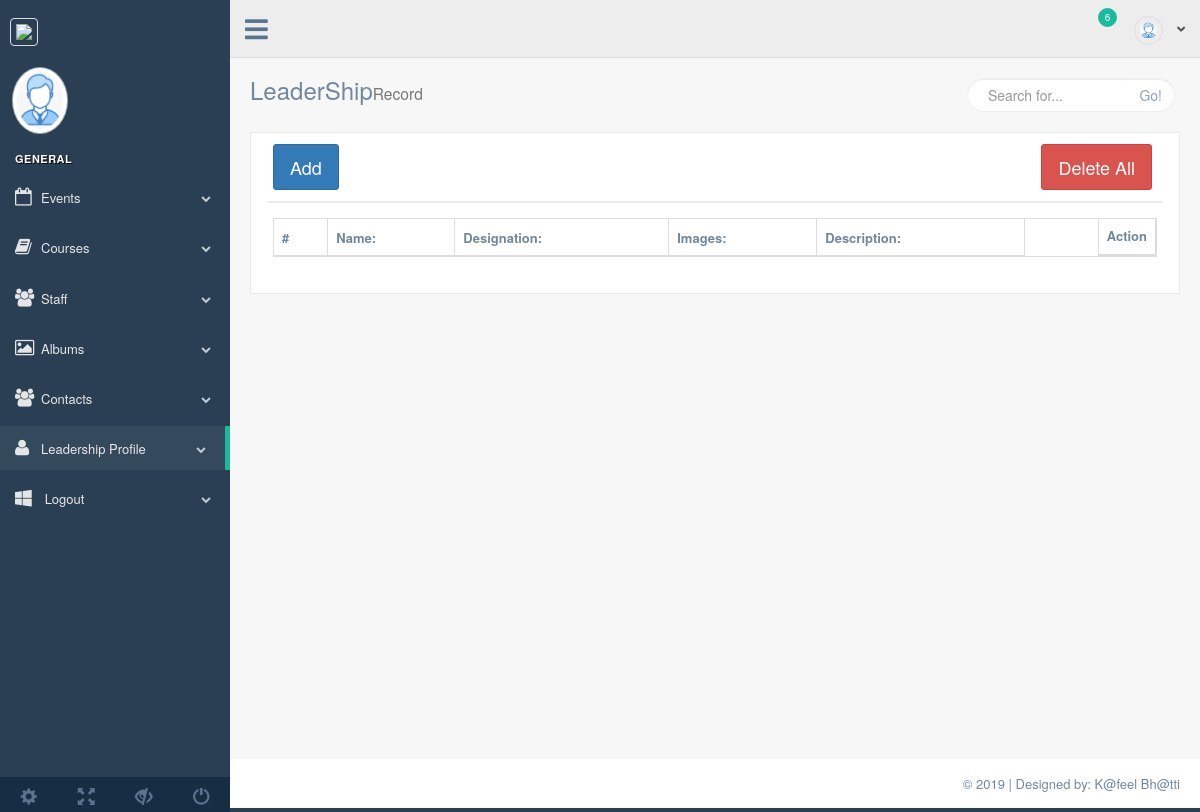
Page /admin/leadership.php on the earlier database version.
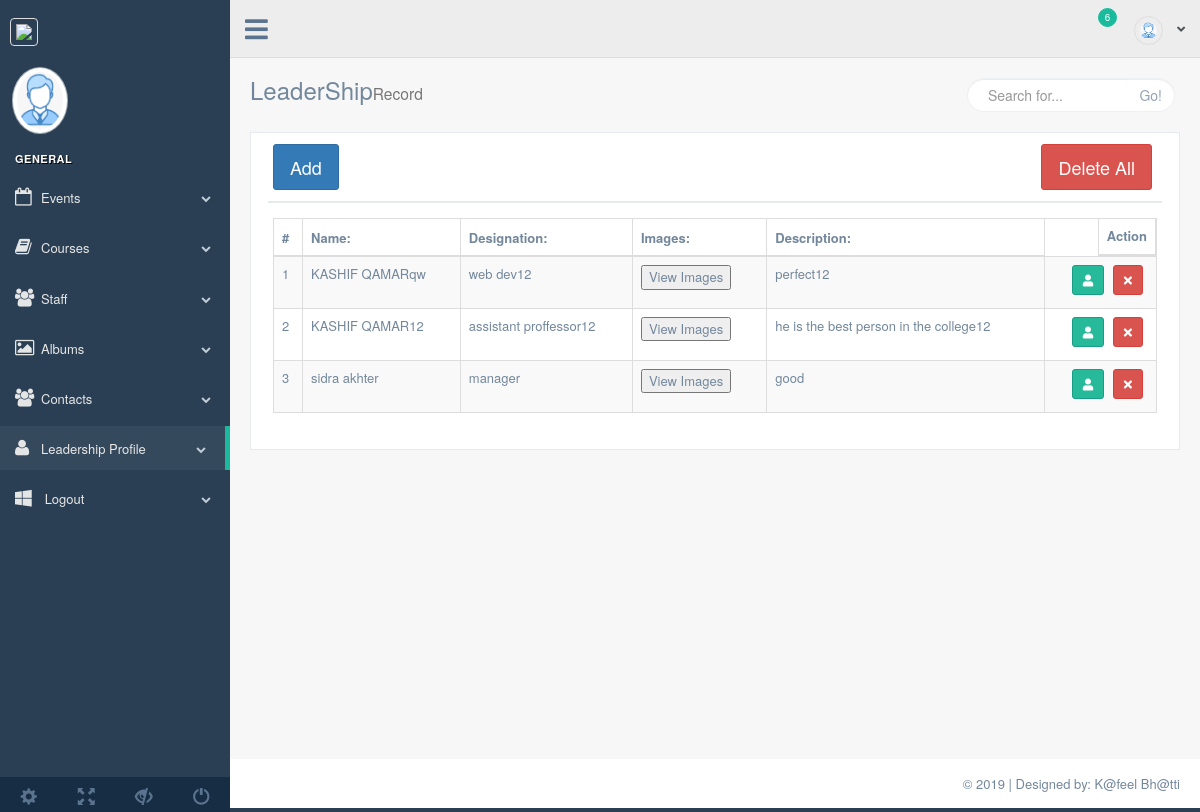
Same page on the later database version.
### tables this page shows
CREATE TABLE `leadership_profiles` (
  `lp_id` int(11) NOT NULL,
  `name` varchar(255) NOT NULL,
  `designation` varchar(255) NOT NULL,
  `profile_image` varchar(255) NOT NULL,
  `description` text NOT NULL
);

### admin/leadership.php (the view, shortened to what this page needs)
<?php
require_once('process/conn.php');
$query = "select * from leadership_profiles";
$excute = mysqli_query($conn, $query);
?>
<!DOCTYPE html>
<html lang="en">
<head>
    <link href="vendors/bootstrap/dist/css/bootstrap.min.css" rel="stylesheet">
    <link href="vendors/font-awesome/css/font-awesome.min.css" rel="stylesheet">
    <link href="vendors/nprogress/nprogress.css" rel="stylesheet">
    <link href="vendors/iCheck/skins/flat/green.css" rel="stylesheet">
    <link href="vendors/datatables.net-bs/css/dataTables.bootstrap.min.css" rel="stylesheet">
    <link href="vendors/datatables.net-buttons-bs/css/buttons.bootstrap.min.css" rel="stylesheet">
    <link href="vendors/datatables.net-fixedheader-bs/css/fixedHeader.bootstrap.min.css" rel="stylesheet">
    <link href="vendors/datatables.net-responsive-bs/css/responsive.bootstrap.min.css" rel="stylesheet">
    <link href="vendors/datatables.net-scroller-bs/css/scroller.bootstrap.min.css" rel="stylesheet">
    <link href="build/css/custom.css" rel="stylesheet">
</head>
<body class="nav-md">
    <div class="container body">
        <div class="main_container">
            <?php require_once 'inc/sidebar.php'; ?>
            <?php require_once 'inc/header.php'; ?>
            <div class="right_col" role="main">
                <div class="">
                    <div class="page-title">
                        <div class="title_left">
                            <h3>LeaderShip<small>Record</small></h3>
                        </div>
                        <div class="title_right">
                            <div class="col-md-5 col-sm-5 col-xs-12 form-group pull-right top_search">
                                <div class="input-group">
                                    <input type="text" class="form-control" placeholder="Search for...">
                                    <span class="input-group-btn">
                                        <button class="btn btn-default" type="button">Go!</button>
                                    </span>
                                </div>
                            </div>
                        </div>
                    </div>
                    <div class="clearfix"></div>
                    <div class="row">
                        <div class="col-md-12 col-sm-12 col-xs-12">
                            <div class="x_panel">
                                <div class="x_title">
                                    <button type="button" class="btn btn-primary btn-lg" data-toggle="modal"
                                        data-target="#exampleModal" data-whatever="@mdo">Add </button>
                                    <a href=""> <button class="btn btn-danger btn-lg" style="float: right">Delete All</button></a>
                                </div>
                                <div class="x_content">
                                    <table id="datatable" class="table table-striped table-bordered">
                                        <thead>
                                            <tr>
                                                <th>#</th>
                                                <th>Name:</th>
                                                <th>Designation:</th>
                                                <th>Images:</th>
                                                <th>Description:</th>
                                                <th style="float: right">Action</th>
                                            </tr>
                                        </thead>
                                        <tbody>
                                            <?php
                                            $i = 1;
                                            while ($record = mysqli_fetch_array($excute)) {
                                            ?>
                                                <tr>
                                                <td><?php echo $i; ?></td>
										<td><?php echo $record['name']; ?></td>
										<td><?php echo $record['designation']; ?></td>
                                        <td><button data-toggle="modal" data-target="#imageModal<?php echo $record['lp_id']; ?>">View Images</button></td>
										<td><?php echo $record['description']; ?></td>
                                        <td class="text-right">
                                                <a href="edit_leadership.php?edit=<?php echo $record['lp_id']; ?>">
                                                    <button type="button" rel="tooltip" class="btn btn-success btn-icon btn-sm ">
                                                            <i class="fa fa-user"></i>
                                                    </button>
                                                </a>
                                                        <a href="process/leadership_delete.php?dlt=<?php echo $record['lp_id']; ?>">
                                                            <button type="button" rel="tooltip" class="btn btn-danger btn-icon btn-sm ">
                                                                <i class="fa fa-times"></i>
                                                            </button>
                                                        </a>
                                                    </td>
                                                </tr>
                                            <?php $i++;
                                            } ?>
                                        </tbody>
                                    </table>
                                </div>
                            </div>
                        </div>
                    </div>
                </div>
            </div>
            <?php require_once 'inc/footer.php'; ?>
        </div>
    </div>
</body>
</html>

### admin/inc/sidebar.php (shortened to what this page needs)
<link href="https://cdnjs.cloudflare.com/ajax/libs/font-awesome/5.15.4/css/all.min.css" rel="stylesheet">
<div class="col-md-3 left_col">
    <div class="left_col scroll-view">
        <div class="navbar nav_title" style="border: 0;">
            <a href="home.php" class="site_title"><img src="images/logo.png"><span></span></a>
        </div>
        <div class="profile clearfix">
            <div class="profile_pic">
                <img src="images/profile.png" alt="..." class="img-circle profile_img">
            </div>
            <div class="profile_info">
            </div>
        </div>
        <br />
        <div id="sidebar-menu" class="main_menu_side hidden-print main_menu">
            <div class="menu_section">
                <h3>General</h3>
                <ul class="nav side-menu">
    <li><a href="events.php"><i class="fa fa-calendar-o"></i>Events<span class="fa fa-chevron-down"></span></a>
    </li>
    <li><a href="courses.php"><i class="fa fa-book"></i>Courses<span class="fa fa-chevron-down"></span></a>
    </li>
    <li><a href="staff.php"><i class="fa fa-users"></i>Staff<span class="fa fa-chevron-down"></span></a>
    </li>
    <li><a href="albums.php"><i class="fa fa-image"></i>Albums<span class="fa fa-chevron-down"></span></a>
    </li>
    <li><a href="contact.php"><i class="fa fa-users"></i>Contacts<span class="fa fa-chevron-down"></span></a>
    </li>
    <li><a href="leadership.php"><i class="fa fa-user"></i>Leadership Profile<span class="fa fa-chevron-down"></span></a></li>
    <li><a href="logout.php"><i class="fa fa-windows"></i> Logout <span class="fa fa-chevron-down"></span></a>
    </li>
</ul>
            </div>
        </div>
        <div class="sidebar-footer hidden-small">
            <a data-toggle="tooltip" data-placement="top" title="Settings">
                <span class="glyphicon glyphicon-cog" aria-hidden="true"></span>
            </a>
            <a data-toggle="tooltip" data-placement="top" title="FullScreen">
                <span class="glyphicon glyphicon-fullscreen" aria-hidden="true"></span>
            </a>
            <a data-toggle="tooltip" data-placement="top" title="Lock">
                <span class="glyphicon glyphicon-eye-close" aria-hidden="true"></span>
            </a>
            <a data-toggle="tooltip" data-placement="top" title="Logout" href="login.html">
                <span class="glyphicon glyphicon-off" aria-hidden="true"></span>
            </a>
        </div>
    </div>
</div>

### admin/inc/header.php (shortened to what this page needs)
<div class="top_nav">
	<div class="nav_menu">
		<nav>
			<div class="nav toggle">
				<a id="menu_toggle"><i class="fa fa-bars"></i></a>
			</div>
			<ul class="nav navbar-nav navbar-right">
				<li class="">
					<a href="javascript:;" class="user-profile dropdown-toggle" data-toggle="dropdown" aria-expanded="false">
                        <img src="images/profile.png" alt=""><?php print @$_SESSION['admin_name']; ?>
                        <span class=" fa fa-angle-down"></span>
                    </a>
				</li>
				<li role="presentation" class="dropdown">
					<a href="javascript:;" class="dropdown-toggle info-number" data-toggle="dropdown" aria-expanded="false">
                        <i class="fa fa-envelope-o"></i>
                        <span class="badge bg-green">6</span>
                    </a>
				</li>
			</ul>
		</nav>
	</div>
</div>

### admin/inc/footer.php
<footer>
    <div class="pull-right">
        © 2019 | Designed by: K@feel Bh@tti
    </div>
    <div class="clearfix"></div>
</footer>

### admin/leadership.php (style rules this page uses)
img { border: 1px solid #ddd; border-radius: 4px; padding: 5px; width: 150px; }

Differences in the rows shown:
added leadership_profiles: name "KASHIF QAMARqw", designation "web dev12", description "perfect12"
added leadership_profiles: name "KASHIF QAMAR12", designation "assistant proffessor12", description "he is the best person in the college12"
added leadership_profiles: name "sidra akhter", designation "manager", description "good"
